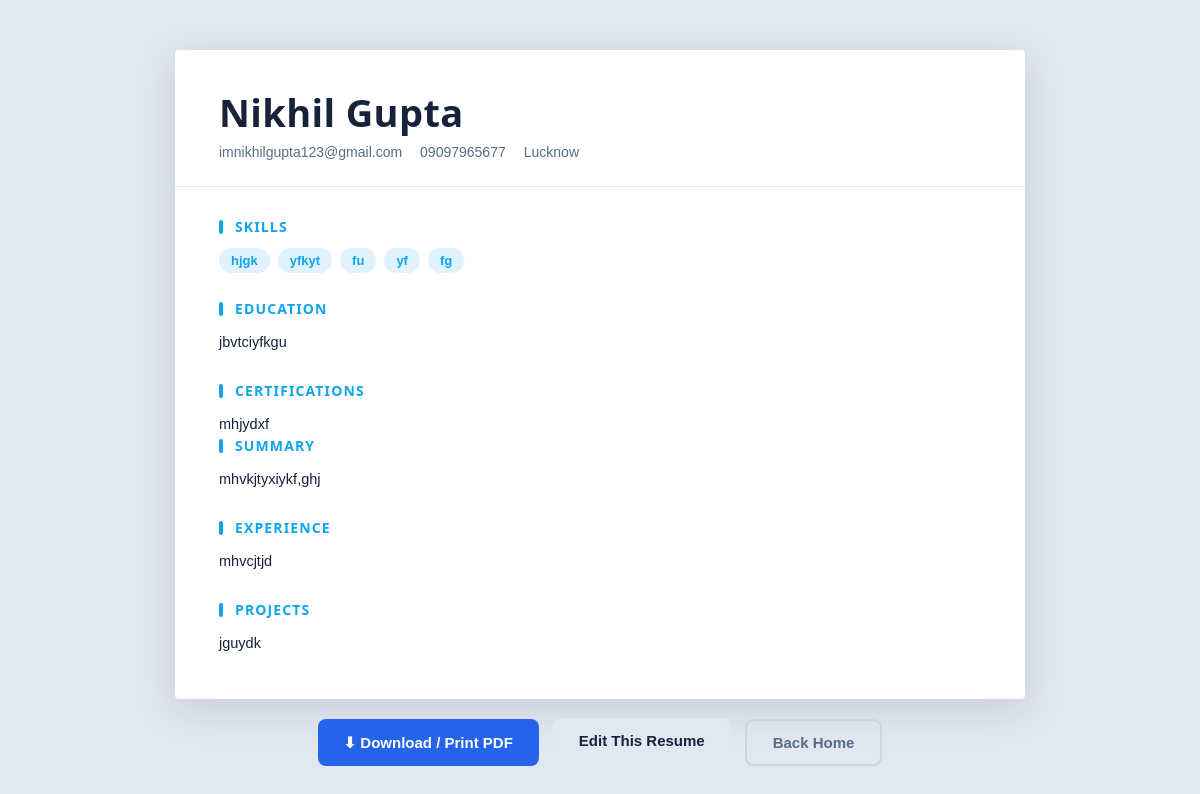
Screenshot of /resume/5 with the database file from the repository.
### tables this page shows
CREATE TABLE resumes (
            id INTEGER PRIMARY KEY AUTOINCREMENT,
            template TEXT NOT NULL,
            fullname TEXT, email TEXT, phone TEXT, location TEXT, linkedin TEXT, summary TEXT, education TEXT, skills TEXT, projects TEXT, experience TEXT, certifications TEXT,
            created_at TEXT,
            updated_at TEXT
        );

### app.py (the view)
@app.route('/resume/<int:resume_id>')
def view_resume(resume_id):
    conn = get_db()
    row = conn.execute('SELECT * FROM resumes WHERE id=?', (resume_id,)).fetchone()
    conn.close()
    if not row:
        abort(404)
    template_name = row['template']
    return render_template(
        'resume.html',
        data=row_to_data(row),
        theme=template_name,
        layout=TEMPLATES[template_name]['layout'],
        template_name=template_name,
        label=TEMPLATES[template_name]['label'],
        resume_id=resume_id,
    )

### app.py (called while the page is built)
def get_db():
    conn = sqlite3.connect(DB_PATH)
    conn.row_factory = sqlite3.Row
    return conn

def row_to_data(row):
    data = {f: (row[f] or '') for f in FIELDS}
    data['skills_list'] = [s.strip() for s in data['skills'].split(',') if s.strip()]
    return data

### templates/resume.html (shortened to what this page needs)
<!DOCTYPE html>
<html lang="en">
<head>
    <link rel="stylesheet" href="{{ url_for('static', filename='css/style.css') }}">
    <link rel="stylesheet" href="{{ url_for('static', filename='css/resume.css') }}">
</head>
<body style="background:#e2e8f2; padding:50px 20px;">
<div class="resume-doc theme-{{ theme }} layout-{{ layout }}">
    <div class="resume-shell">
        <header class="r-header">
            <h1 class="r-name">{{ data.fullname or 'Your Name' }}</h1>
            <div class="r-contact">
                <span>{{ data.email }}</span>
                <span>{{ data.phone }}</span>
                <span>{{ data.location }}</span>
            </div>
        </header>
        <div class="r-body">
            <aside class="r-aside">
                <section class="r-block">
                    <h2>Skills</h2>
                    <ul class="r-skills">
                        {% for skill in data.skills_list %}
                        <li>{{ skill }}</li>
                        {% endfor %}
                    </ul>
                </section>
                <section class="r-block">
                    <h2>Education</h2>
                    <div class="r-text">{{ data.education }}</div>
                </section>
                <section class="r-block">
                    <h2>Certifications</h2>
                    <div class="r-text">{{ data.certifications }}</div>
                </section>
            </aside>
            <main class="r-main">
                <section class="r-block">
                    <h2>Summary</h2>
                    <p>{{ data.summary }}</p>
                </section>
                <section class="r-block">
                    <h2>Experience</h2>
                    <div class="r-text">{{ data.experience }}</div>
                </section>
                <section class="r-block">
                    <h2>Projects</h2>
                    <div class="r-text">{{ data.projects }}</div>
                </section>
            </main>
        </div>
    </div>
</div>
<div class="r-actions no-print">
    <button class="btn-download" onclick="window.print()">⬇ Download / Print PDF</button>
    <a class="btn-edit" href="{{ url_for('form', template_name=template_name) }}?id={{ resume_id }}">Edit This Resume</a>
    <a class="btn-home" href="{{ url_for('home') }}">Back Home</a>
</div>
</body>
</html>

### static/css/style.css (style rules this page uses)
* { margin:0; padding:0; box-sizing:border-box; font-family:Arial, Helvetica, sans-serif; }
body { background:#eef2f7; color:#17223b; }
button { background:#2563eb; color:white; border:none; padding:15px; border-radius:8px; font-size:18px; cursor:pointer; }

### static/css/resume.css (style rules this page uses)
.resume-doc { --accent:#2563eb; --accent-soft:#dbeafe; --ink:#17223b; --muted:#5b6b84; --paper:#ffffff; --heading-font:Arial, Helvetica, sans-serif; --body-font:Arial, Helvetica, sans-serif; font-family:var(--body-font); color:var(--ink); background:var(--paper); max-width:850px; margin:0 auto; box-shadow:0 10px 40px rgba(0,0,0,0.12); border-radius:4px; overflow:hidden; }
.resume-shell { min-height:600px; }
.r-header { padding:36px 44px 26px; }
.r-name { font-family:var(--heading-font); font-size:38px; letter-spacing:0.01em; margin-bottom:6px; }
.r-contact { display:flex; flex-wrap:wrap; gap:6px 18px; font-size:14px; color:var(--muted); }
.r-body { display:grid; gap:0; }
.r-block { margin-bottom:26px; }
.r-block:last-child { margin-bottom:0; }
.r-block h2 { font-family:var(--heading-font); font-size:14px; text-transform:uppercase; letter-spacing:0.08em; color:var(--accent); margin-bottom:12px; padding-bottom:6px; border-bottom:2px solid var(--accent-soft); }
.r-block .r-text, .r-block p { font-size:14.5px; line-height:1.7; white-space:pre-line; color:var(--ink); }
.r-skills { list-style:none; display:flex; flex-wrap:wrap; gap:8px; }
.r-skills li { background:var(--accent-soft); color:var(--accent); padding:5px 12px; border-radius:20px; font-size:13px; font-weight:600; }
.layout-minimal .r-header { border-bottom:1px solid #e5e7eb; }
.layout-minimal .r-body { grid-template-columns:1fr; padding:30px 44px 44px; }
.layout-minimal .r-block h2 { border-bottom:none; padding-bottom:0; position:relative; padding-left:16px; }
.layout-minimal .r-block h2::before { content:""; position:absolute; left:0; top:3px; width:4px; height:14px; background:var(--accent); border-radius:2px; }
.layout-minimal .r-skills li { background:var(--accent-soft); color:var(--accent); }
.theme-student { --accent:#0ea5e9; --accent-soft:#e0f2fe; --heading-font:"Segoe UI", Arial, sans-serif; --body-font:"Segoe UI", Arial, sans-serif; }
.theme-student .r-name { font-weight:700; }
.theme-student .r-block h2::before { border-radius:4px; }
.r-actions { max-width:850px; margin:20px auto 60px; display:flex; justify-content:center; gap:14px; }
.r-actions button, .r-actions a { padding:13px 26px; border-radius:8px; font-size:15px; font-weight:600; text-decoration:none; cursor:pointer; border:none; }
.r-actions .btn-download { background:#2563eb; color:#fff; }
.r-actions .btn-edit { background:#e2e8f2; color:#17223b; }
.r-actions .btn-home { background:transparent; color:#5b6b84; border:2px solid #d1d5db; }

### rows the page displays
resumes: fullname "Nikhil Gupta", email "imnikhilgupta123@gmail.com", phone "09097965677", location "Lucknow", education "jbvtciyfkgu", certifications "mhjydxf", summary "mhvkjtyxiykf,ghj", experience "mhvcjtjd", projects "jguydk"

### other values shown
{{ skill }} "hjgk" "yfkyt" "fu" "yf" "fg"
